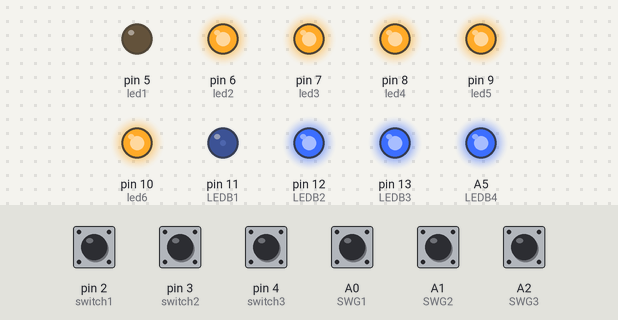
Bench run of a sketch on a simulated Arduino Uno, built with avr-gcc and run on an emulated ATmega328P. Shown: output pins drawn as LEDs (lit = HIGH). The test bench sets the inputs (shaded band); at power-on: A0 (SWG1), A1 (SWG2), A2 (SWG3), pin 2 (switch1), pin 3 (switch2), pin 4 (switch3) HIGH.

Above: at 1.2 s.
1.3 s: A0 (SWG1) pulled LOW for 0.15 s
At 1.42 s:
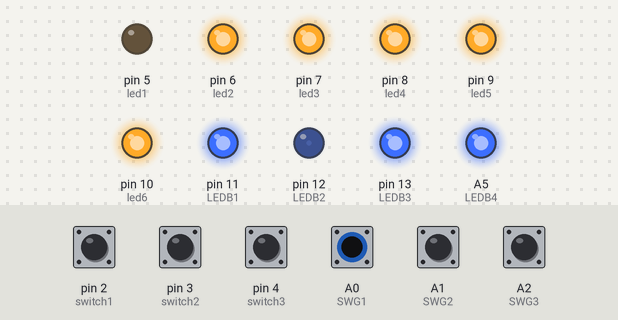
3.0 s: A1 (SWG2) pulled LOW for 1 s
At 5.2 s:
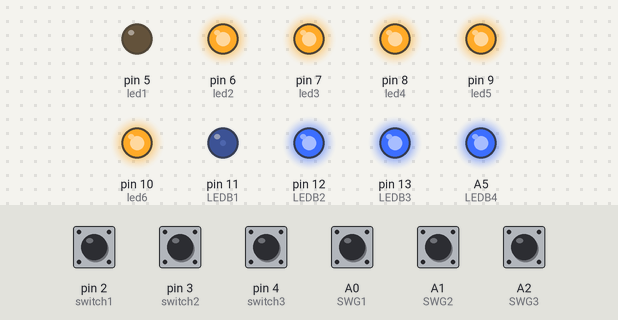
5.5 s: pin 2 (switch1) pulled LOW for 0.15 s
At 5.57 s:
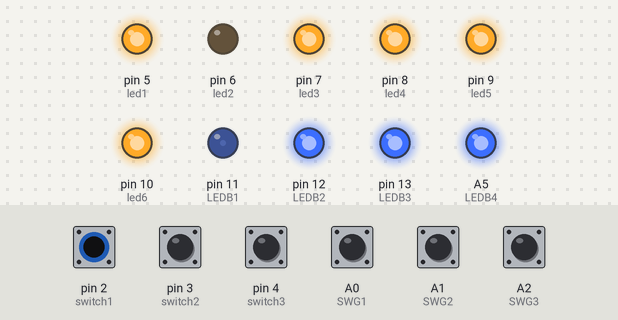
7.1 s: pin 3 (switch2) pulled LOW for 1 s
At 7.9 s:
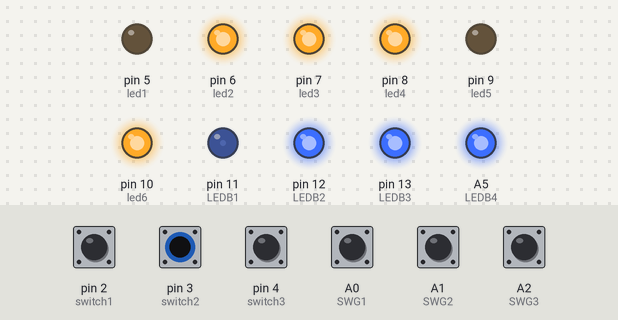
9.6 s: pin 4 (switch3) pulled LOW for 1 s
At 10.34 s:
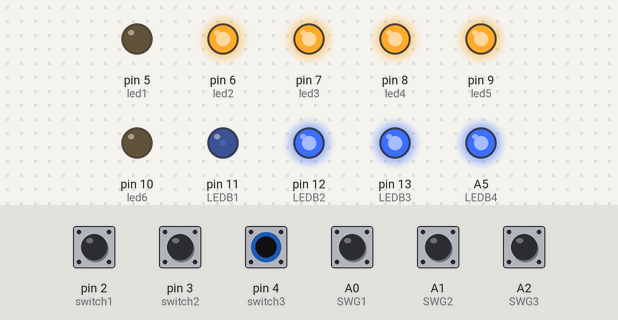
12.1 s: A2 (SWG3) pulled LOW for 0.15 s
At 13.4 s:
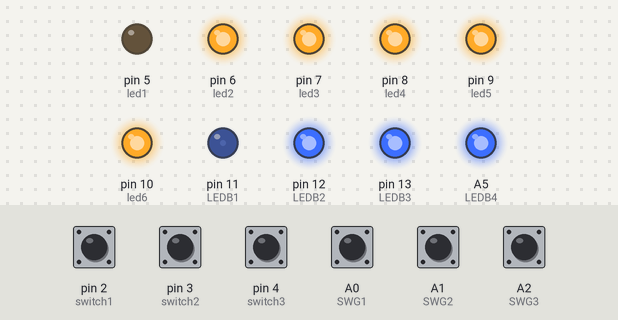
Timing chart, 0 to 14.8 s (numbered marks = the images above; inputs shaded):
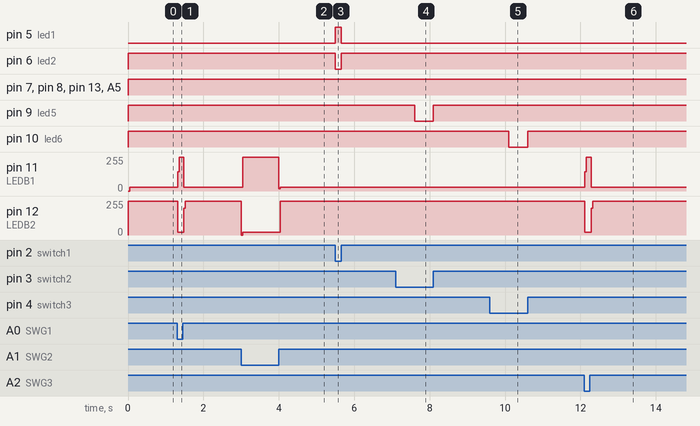

Measured:
- after the input at 1.3 s, pin 11 (LEDB1): 30/255 → 255/255 at once, → 29/255 0.16 s later; pin 12 (LEDB2): 255/255 → 21/255 at once, → 255/255 0.16 s later
- after the input at 3.0 s, pin 11 (LEDB1): 29/255 → 255/255 at once, → 30/255 0.96 s later; pin 12 (LEDB2): 255/255 → 21/255 at once, → 255/255 1.0 s later
- after the input at 5.5 s, pin 5 (led1): LOW → HIGH at once, → LOW 0.15 s later; pin 6 (led2): HIGH → LOW at once, → HIGH 0.15 s later
- after the input at 7.1 s, pin 9 (led5): HIGH → LOW after 0.50 s, → HIGH 0.50 s later
- after the input at 9.6 s, pin 10 (led6): HIGH → LOW after 0.50 s, → HIGH 0.50 s later
- after the input at 12.1 s, pin 11 (LEDB1): 30/255 → 255/255 at once, → 29/255 0.16 s later; pin 12 (LEDB2): 255/255 → 21/255 at once, → 255/255 0.16 s later

The sketch:

sky_team_pilot_controls_v1.1.ino
```cpp
const int switch1 = 2;  // Switch 1 (must be ON before Switch 2)
const int switch2 = 3;  // Switch 2 (must be ON before Switch 3)
const int switch3 = 4;  // Switch 3

const int led1 = 5;  // Default LED (ON when no switch is active)
const int led2 = 6;  // Activated by Switch 1
const int led3 = 7;  // Activated by Switch 2 (only if Switch 1 is ON)
const int led4 = 8;  // Activated by Switch 3 (only if Switch 2 is ON)

const int led5 = 9;  // Status LED for Switch 2 (Blinks if Switch 1 is OFF)
const int led6 = 10; // Status LED for Switch 3 (Blinks if Switch 2 is OFF)

#define SWG1 A0  // Switch 1 connected to A0
#define SWG2 A1  // Switch 2 connected to A1
#define SWG3 A2  // Switch 3 connected to A2

#define LEDB1 11  // LED 1 connected to D11
#define LEDB2 12  // LED 2 connected to D12
#define LEDB3 13  // LED 3 connected to D13
#define LEDB4 A5  // LED 4 connected to A5


void setup() {
    pinMode(switch1, INPUT_PULLUP);
    pinMode(switch2, INPUT_PULLUP);
    pinMode(switch3, INPUT_PULLUP);

    pinMode(led1, OUTPUT);
    pinMode(led2, OUTPUT);
    pinMode(led3, OUTPUT);
    pinMode(led4, OUTPUT);

    pinMode(led5, OUTPUT);
    pinMode(led6, OUTPUT);

  pinMode(SWG1, INPUT_PULLUP);
  pinMode(SWG2, INPUT_PULLUP);
  pinMode(SWG3, INPUT_PULLUP);

  pinMode(LEDB1, OUTPUT);
  pinMode(LEDB2, OUTPUT);
  pinMode(LEDB3, OUTPUT);
  pinMode(LEDB4, OUTPUT);
    // Start with the first LED on
  digitalWrite(LEDB1, HIGH);

}

void loop() {
    bool s1 = !digitalRead(switch1);  // Active LOW
    bool s2 = !digitalRead(switch2);
    bool s3 = !digitalRead(switch3);

  //Gear switch positions
   int switchesPressed = (!digitalRead(SWG1)) + (!digitalRead(SWG2)) + (!digitalRead(SWG3));
Serial.print(switchesPressed);
  // Turn off all LEDs first
  digitalWrite(LEDB1, HIGH);
  digitalWrite(LEDB2, HIGH);
  digitalWrite(LEDB3, HIGH);
  digitalWrite(LEDB4, HIGH);

  // Light up the corresponding LED based on the number of switches pressed
  switch (switchesPressed) {
    case 0: digitalWrite(LEDB1, LOW); break;
    case 1: digitalWrite(LEDB2, LOW); break;
    case 2: digitalWrite(LEDB3, LOW); break;
    case 3: digitalWrite(LEDB4, LOW); break;
  }


    // Main LED logic
    if (s3 && s2 && s1) {
        digitalWrite(led1, HIGH);
        digitalWrite(led2, HIGH);
        digitalWrite(led3, HIGH);
        digitalWrite(led4, LOW);
    } else if (s2 && s1) {
        digitalWrite(led1, HIGH);
        digitalWrite(led2, HIGH);
        digitalWrite(led3, LOW);
        digitalWrite(led4, HIGH);
    } else if (s1) {
        digitalWrite(led1, HIGH);
        digitalWrite(led2, LOW);
        digitalWrite(led3, HIGH);
        digitalWrite(led4, HIGH);
    } else {
        digitalWrite(led1, LOW);
        digitalWrite(led2, HIGH);
        digitalWrite(led3, HIGH);
        digitalWrite(led4, HIGH);
    }

    // Handle LED5 (Switch 2 status)
    if (s2) {
        if (s1) {
            digitalWrite(led5, LOW);  // Solid ON if Switch 1 is ON
        } else {
            blinkLED(led5);  // Blink if Switch 1 is OFF
        }
    } else {
        digitalWrite(led5, HIGH);
    }

    // Handle LED6 (Switch 3 status)
    if (s3) {
        if (s2 && s1) {
            digitalWrite(led6, LOW);  // Solid ON if Switch 2 is ON
        } else {
            blinkLED1(led6);  // Blink if Switch 2 is OFF
        }
    } else {
        digitalWrite(led6, HIGH);
    }
}


// Function to blink an LED
void blinkLED1(int ledPin) {
    static unsigned long previousMillis = 0;
    static bool ledState = false;
    unsigned long currentMillis = millis();

    if (currentMillis - previousMillis >= 500) {  // Blink every 500ms
        previousMillis = currentMillis;
        ledState = !ledState;
        digitalWrite(ledPin, ledState);
    }
}

// Function to blink an LED
void blinkLED(int ledPin) {
    static unsigned long previousMillis = 0;
    static bool ledState = false;
    unsigned long currentMillis = millis();

    if (currentMillis - previousMillis >= 500) {  // Blink every 500ms
        previousMillis = currentMillis;
        ledState = !ledState;
        digitalWrite(ledPin, ledState);
    }
}
```
